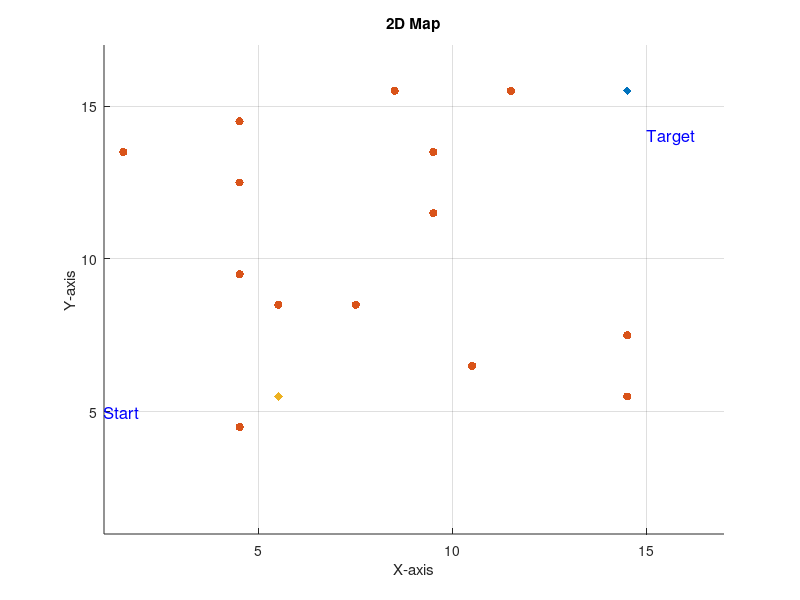

Write MATLAB code to recreate this figure.
% Define the 2-D MAP ARRAY range in (x, y)
MAX_X = 15;
MAX_Y = 15;
MAP = 2 * ones(MAX_X, MAX_Y);  % Initialize the 2D map

% Generating random x and y values
randomXVals = randi([1, MAX_X], 1, MAX_X);
randomYVals = randi([1, MAX_Y], 1, MAX_Y);

% Initialize random obstacles at random (x, y) positions
for i = 1:MAX_Y
    xval = randomXVals(i);
    yval = randomYVals(i);
    
    % Set the corresponding position in the MAP array to -1
    MAP(xval, yval) = -1;
end

% Generating the Start (x, y)
xStart = 0;
yStart = 0;
while true
    % Generate random x and y values for starting position, range [1, 5]
    xStart = randi(5);
    yStart = randi(5);

    % Check if the generated starting position is within the bounds of the MAP array
    if xStart > 0 && xStart <= MAX_X && yStart > 0 && yStart <= MAX_Y
        break;  % Exit the loop when a valid starting position is found
    end
end

% Generating the target (x, y)
xTarget = 0;  % Initialize xStart
yTarget = 0;  % Initialize yStart
while true
    % Generate random x and y values for target, range [max-5, max]
    xTarget = randi([MAX_X-5, MAX_X]);
    yTarget = randi([MAX_Y-5, MAX_Y]);

    % check if the (x, y) is within the bounds of the MAP
    if xTarget > 0 && xTarget <= MAX_X && yTarget > 0 && yTarget <= MAX_Y
        break;  % Exit the loop when a valid starting position is found
    end
end

% Robot starting and target position
MAP(xStart, yStart) = 1;
MAP(xTarget, yTarget) = 0;

% Create a 2D visualization
[x, y] = meshgrid(1:MAX_X, 1:MAX_Y);
figure;
hold on;

% Scatter points on the 2D plane
scatter(x(MAP == 0) + 0.5, y(MAP == 0) + 0.5, 'red', 'filled', 'diamond');
scatter(x(MAP == -1) + 0.5, y(MAP == -1) + 0.5, 'black', 'filled');
scatter(x(xStart, yStart) + 0.5, y(yStart) + 0.5, 'green', 'filled', 'diamond');

% Label start and target points
text(xStart, yStart, 'Start', 'FontSize', 12, 'Color', 'b');
text(xTarget, yTarget, 'Target', 'FontSize', 12, 'Color', 'b');

% Label axis
title("2D Map");
xlabel('X-axis');
ylabel('Y-axis');

% Set min and max for each x, y view respectively
axis([1, MAX_X+2, 1, MAX_Y+2]);
grid on;
